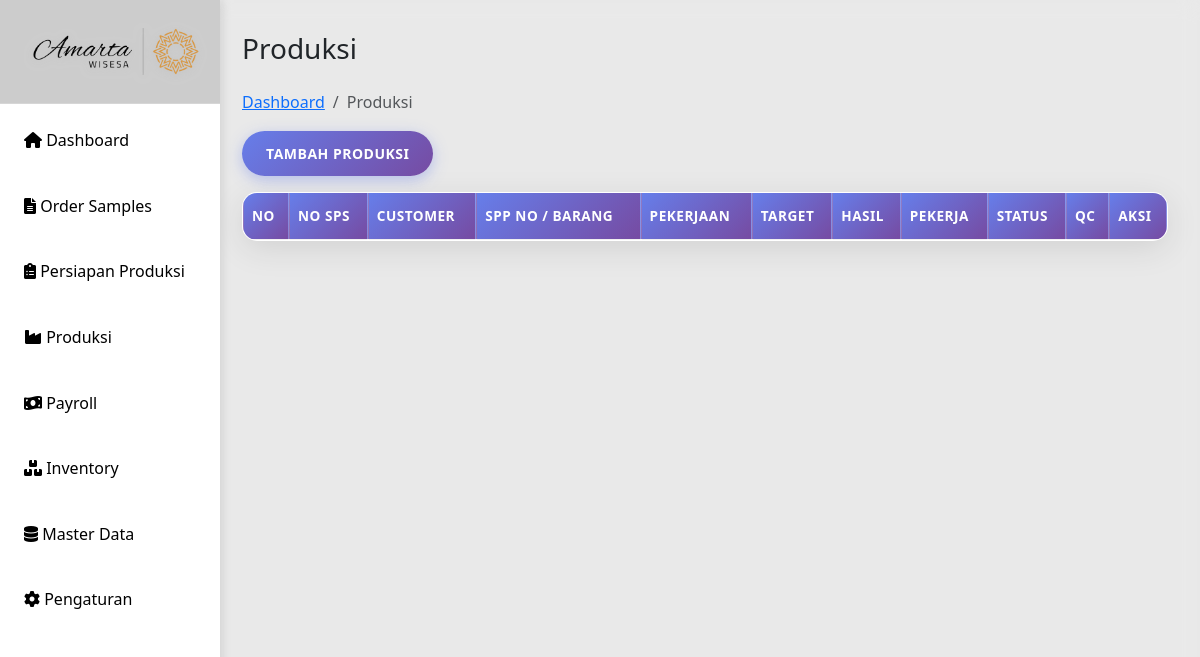
Page /produksi.php on the earlier database version.
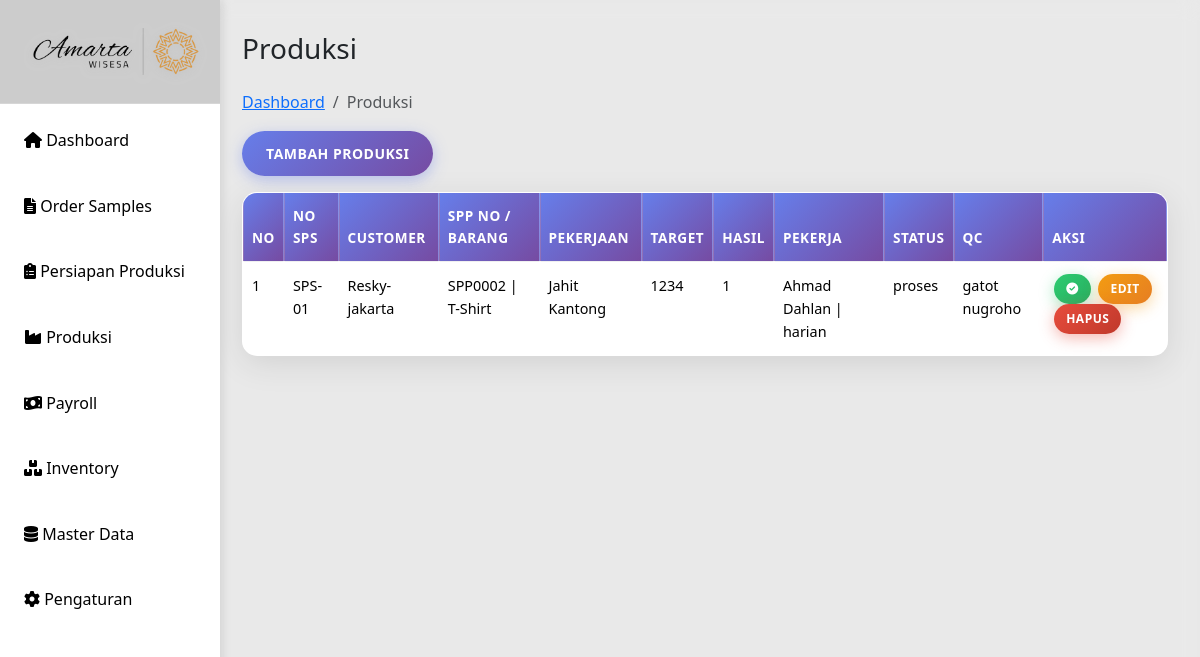
Same page on the later database version.
### tables this page shows
CREATE TABLE `produksi` (
  `id` int(10) UNSIGNED NOT NULL,
  `id_sps` int(10) UNSIGNED NOT NULL,
  `id_persiapan` int(10) UNSIGNED NOT NULL,
  `kerjaan` varchar(255) NOT NULL,
  `target` int(11) DEFAULT 0,
  `hasil` int(11) DEFAULT 0,
  `pekerja` varchar(100) DEFAULT NULL,
  `status` enum('proses','pending','selesai') DEFAULT 'pending',
  `qc` varchar(100) DEFAULT NULL,
  `timestamp` timestamp NOT NULL DEFAULT current_timestamp()
);

CREATE TABLE `sps` (
  `id` int(10) UNSIGNED NOT NULL,
  `tanggal` date DEFAULT NULL,
  `sps_no` varchar(20) DEFAULT NULL,
  `customer` varchar(100) DEFAULT NULL,
  `item` varchar(100) DEFAULT NULL,
  `artikel` varchar(100) DEFAULT NULL,
  `qty` int(11) DEFAULT NULL,
  `size` varchar(20) DEFAULT NULL,
  `sample_product` varchar(255) DEFAULT NULL,
  `design` varchar(255) DEFAULT NULL,
  `st_chart` varchar(255) DEFAULT NULL,
  `material_sm` varchar(255) DEFAULT NULL,
  `pola_sample` varchar(255) DEFAULT NULL,
  `buat_sample` varchar(255) DEFAULT NULL,
  `kirim` date DEFAULT NULL,
  `approval` varchar(100) DEFAULT NULL,
  `sp_srx` varchar(100) DEFAULT NULL
);

CREATE TABLE `persiapan` (
  `id` int(11) UNSIGNED NOT NULL,
  `id_sps` int(10) UNSIGNED NOT NULL,
  `spp_no` varchar(50) NOT NULL DEFAULT '',
  `kode_barang` varchar(50) DEFAULT NULL,
  `nama_barang` varchar(100) DEFAULT NULL,
  `jumlah` int(11) DEFAULT NULL,
  `satuan` varchar(20) DEFAULT NULL,
  `harga` decimal(65,2) DEFAULT NULL,
  `total` decimal(10,2) DEFAULT NULL,
  `tanggal_persiapan` date NOT NULL,
  `pola` varchar(255) DEFAULT NULL,
  `marker` varchar(255) DEFAULT NULL,
  `upload_spk` varchar(255) DEFAULT NULL,
  `status` enum('pending','proses','selesai','batal') DEFAULT 'pending',
  `sp_srx` varchar(50) DEFAULT NULL,
  `created_at` datetime DEFAULT current_timestamp(),
  `updated_at` datetime DEFAULT current_timestamp() ON UPDATE current_timestamp()
);

### produksi.php (the view, shortened to what this page needs)
<?php
include 'includes/header.php';
include 'config/db.php';
$sql = "SELECT p.*, s.sps_no, s.customer, ps.spp_no, ps.nama_barang
        FROM produksi p
        LEFT JOIN sps s ON p.id_sps = s.id
        LEFT JOIN persiapan ps ON p.id_persiapan = ps.id
        ORDER BY p.id DESC";
$produksi = $conn->query($sql);
?>
<div class="main-content">
    <div>
        <h1 class="h3 mb-4">Produksi</h1>
        <nav aria-label="breadcrumb">
            <ol class="breadcrumb">
                <li class="breadcrumb-item"><a href="index.php">Dashboard</a></li>
                <li class="breadcrumb-item active">Produksi</li>
            </ol>
        </nav>
    </div>
    <button class="btn btn-primary mb-3" data-bs-toggle="modal" data-bs-target="#produksiModal" onclick="addProduksi()">Tambah Produksi</button>
    <table class="table table-bordered">
        <thead>
            <tr>
                <th>No</th>
                <th>No SPS</th>
                <th>Customer</th>
                <th>SPP No / Barang</th>
                <th>Pekerjaan</th>
                <th>Target</th>
                <th>Hasil</th>
                <th>Pekerja</th>
                <th>Status</th>
                <th>QC</th>
                <th>Aksi</th>
            </tr>
        </thead>
        <tbody>
            <?php $no=1; while($row = $produksi->fetch_assoc()): ?>
            <tr>
                <td><?= $no++ ?></td>
                <td><?= $row['sps_no'] ?></td>
                <td><?= $row['customer'] ?></td>
                <td><?= $row['spp_no'].' | '.$row['nama_barang'] ?></td>
                <td><?= $row['kerjaan'] ?></td>
                <td><?= $row['target'] ?></td>
                <td><?= $row['hasil'] ?></td>
                <td><?= $row['pekerja'] ?></td>
                <td><?= $row['status'] ?></td>
                <td><?= $row['qc'] ?></td>
                <td>
                    <?php if($row['status'] != 'selesai'): ?>
                        <a href="?approve=<?= $row['id'] ?>" class="btn btn-success btn-sm"
                            onclick="return confirm('Apakah anda yakin ingin menyelesaikan proses ini?')"
                            title="Approve - Tandai Selesai">
                            <i class="fas fa-check-circle"></i>
                        </a>
                    <?php endif; ?>
                    <button class="btn btn-warning btn-sm"
                        onclick="editProduksi(<?= htmlspecialchars(json_encode($row)) ?>)">Edit</button>
                    <a href="?delete=<?= $row['id'] ?>" class="btn btn-danger btn-sm"
                        onclick="return confirm('Hapus data ini?')">Hapus</a>
                </td>
            </tr>
            <?php endwhile; ?>
        </tbody>
    </table>
</div>

### includes/header.php (shortened to what this page needs)
<!DOCTYPE html>
<html lang="id">
<head>
    <link href="https://cdn.jsdelivr.net/npm/bootstrap@5.3.3/dist/css/bootstrap.min.css" rel="stylesheet">
    <link href="https://cdn.jsdelivr.net/npm/bootstrap@5.3.2/dist/css/bootstrap.min.css" rel="stylesheet">
    <link href="https://cdnjs.cloudflare.com/ajax/libs/font-awesome/6.0.0/css/all.min.css" rel="stylesheet">
    <link href="https://cdn.datatables.net/1.13.7/css/dataTables.bootstrap5.min.css" rel="stylesheet">
    <link rel="stylesheet" href="css/style.css">
</head>
<body>
   <?php include 'sidebar.php'; ?>

### includes/sidebar.php
<nav class="sidebar" id="sidebar">
    <div class="sidebar-header">
        <img src="img/amarta-wisesa.png" alt="Amarta Wisesa Logo" class="sidebar-logo">
    </div>
    <ul class="sidebar-nav">
        <li>
            <a href="index.php" class="nav-link <?php echo basename($_SERVER['PHP_SELF']) == 'index.php' ? 'active' : ''; ?>">
                <i class="fas fa-home"></i>
                Dashboard
            </a>
        </li>
        <li>
            <a href="sps-sample.php" class="nav-link <?php echo basename($_SERVER['PHP_SELF']) == 'sps-sample.php' ? 'active' : ''; ?>">
                <i class="fas fa-file-alt"></i>
                Order Samples
            </a>
        </li>
        <li>
            <a href="persiapan.php" class="nav-link <?php echo basename($_SERVER['PHP_SELF']) == 'persiapan.php' ? 'active' : ''; ?>">
                <i class="fas fa-clipboard-list"></i>
                Persiapan Produksi
            </a>
        </li>
        <li>
            <a href="produksi.php" class="nav-link <?php echo basename($_SERVER['PHP_SELF']) == 'produksi.php' ? 'active' : ''; ?>">
                <i class="fas fa-industry"></i>
                Produksi
            </a>
        </li>
        <li>
            <a href="payroll.php" class="nav-link <?php echo basename($_SERVER['PHP_SELF']) == 'payroll.php' ? 'active' : ''; ?>">
                <i class="fas fa-money-bill-wave"></i>
                Payroll
            </a>
        </li>
        <li>
            <a href="inventory.php" class="nav-link <?php echo basename($_SERVER['PHP_SELF']) == 'inventory.php' ? 'active' : ''; ?>">
                <i class="fas fa-boxes"></i>
                Inventory
            </a>
        </li>
        <li>
            <a href="master-data.php" class="nav-link <?php echo basename($_SERVER['PHP_SELF']) == 'master-data.php' ? 'active' : ''; ?>">
                <i class="fas fa-database"></i>
                Master Data
            </a>
        </li>
        <li>
            <a href="pengaturan.php" class="nav-link <?php echo basename($_SERVER['PHP_SELF']) == 'pengaturan.php' ? 'active' : ''; ?>">
                <i class="fas fa-cog"></i>
                Pengaturan
            </a>
        </li>
    </ul>
</nav>

### css/style.css (style rules this page uses)
* { margin: 0; padding: 0; box-sizing: border-box; }
body { font-family: 'Segoe UI', Tahoma, Geneva, Verdana, sans-serif; background: #e7e7e7ff; min-height: 100vh; line-height: 1.6; }
.sidebar { background: #ffffff; width: 260px; height: 100vh; position: fixed; left: -40px; top: 0; padding-top: 0; box-shadow: 4px 0 8px rgba(0,0,0,0.08); overflow-y: auto; transition: all 0.3s cubic-bezier(0.4, 0, 0.2, 1); z-index: 1000; }
.sidebar::before { content: ''; position: absolute; top: 0; left: 0; right: 0; bottom: 0; background: linear-gradient(45deg, rgba(255,255,255,0.3) 0%, rgba(255,255,255,0.1) 50%, rgba(255,255,255,0.2) 100%); pointer-events: none; }
.sidebar-header { background: rgba(0,0,0,0.2); padding: 1.5rem 1rem; text-align: left; backdrop-filter: blur(10px); border-bottom: 1px solid rgba(255,255,255,0.2); }
.sidebar-logo { width: 100%; max-width: 180px; height: auto; margin-left : 50px; transition: all 0.3s ease; filter: drop-shadow(0 2px 4px rgba(189, 189, 189, 0.72)); }
.sidebar ul { list-style: none; }
.sidebar ul li { margin: 0.5rem 1rem; border-radius: 8px; overflow: hidden; transition: all 0.3s ease; }
.sidebar ul li a { color: #000000; text-decoration: none; display: block; padding: 1rem; transition: all 0.3s ease; position: relative; overflow: hidden; }
.sidebar ul li a::before { content: ''; position: absolute; top: 0; left: -100%; width: 100%; height: 100%; background: linear-gradient(90deg, transparent, rgba(255,255,255,0.2), transparent); transition: left 0.5s; }
.main-content { margin-left: 210px; padding: 2rem; background: rgba(255,255,255,0.1); backdrop-filter: blur(10px); min-height: 100vh; }
.table { width: 100%; border-collapse: separate; border-spacing: 0; background: white; border-radius: 15px; overflow: hidden; box-shadow: 0 8px 32px rgba(0,0,0,0.1); border: 1px solid rgba(255,255,255,0.2); }
.table th, .table td { padding: 12px 8px; text-align: left; border-bottom: 1px solid #f0f0f0; font-size: 0.9rem; }
.table th { background: linear-gradient(135deg, #667eea, #764ba2); color: white; font-weight: 600; text-transform: uppercase; letter-spacing: 0.5px; font-size: 0.85rem; }
.table tr { transition: all 0.3s ease; }
.table tr:last-child td { border-bottom: none; }
.table .btn { padding: 6px 12px; font-size: 12px; border-radius: 20px; margin: 0 2px; }
.table .btn i { font-size: 12px; }
.btn { padding: 12px 24px; border: none; border-radius: 25px; cursor: pointer; text-decoration: none; display: inline-block; font-size: 14px; font-weight: 600; text-transform: uppercase; letter-spacing: 0.5px; transition: all 0.3s ease; position: relative; overflow: hidden; }
.btn::before { content: ''; position: absolute; top: 50%; left: 50%; width: 0; height: 0; background: rgba(255,255,255,0.2); border-radius: 50%; transform: translate(-50%, -50%); transition: width 0.6s, height 0.6s; }
.btn-primary { background: linear-gradient(135deg, #667eea, #764ba2); color: white; box-shadow: 0 4px 15px rgba(102,126,234,0.4); }
.btn-success { background: linear-gradient(135deg, #2ecc71, #27ae60); color: white; box-shadow: 0 4px 15px rgba(46,204,113,0.4); }
.btn-danger { background: linear-gradient(135deg, #e74c3c, #c0392b); color: white; box-shadow: 0 4px 15px rgba(231,76,60,0.4); }
.btn-warning { background: linear-gradient(135deg, #f39c12, #e67e22); color: white; box-shadow: 0 4px 15px rgba(243,156,18,0.4); }
.mb-3 { margin-bottom: 1.5rem; }

Differences in the rows shown:
added produksi: id_sps.sps_no "SPS-01", id_sps.customer "Resky-jakarta", id_persiapan.spp_no "SPP0002", id_persiapan.nama_barang "T-Shirt", kerjaan "Jahit Kantong", target "1234", hasil "1", pekerja "Ahmad Dahlan | harian", status "proses", qc "gatot nugroho"
